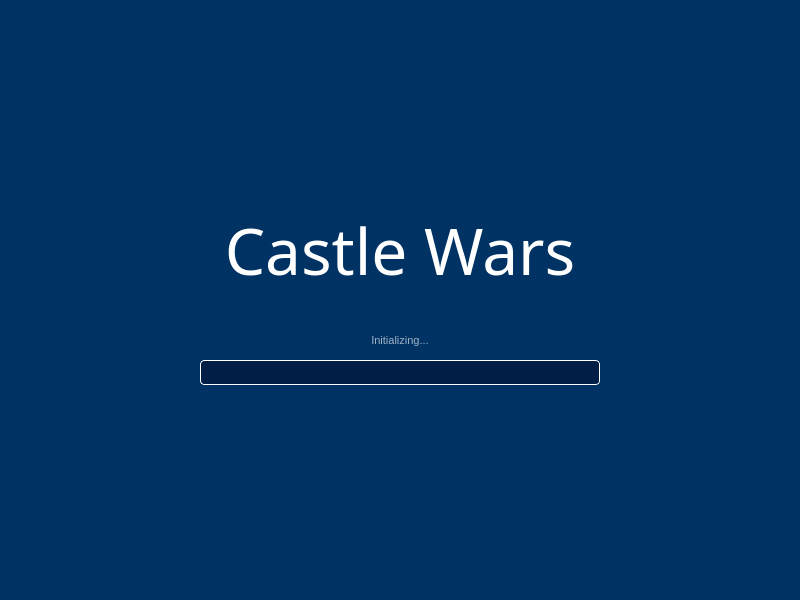
<?xml version="1.0" encoding="UTF-8"?>
<ui version="4.0">
 <class>Frame</class>
 <widget class="QFrame" name="Frame">
  <property name="geometry">
   <rect>
    <x>0</x>
    <y>0</y>
    <width>800</width>
    <height>600</height>
   </rect>
  </property>
  <property name="styleSheet">
   <string notr="true">background-color: rgb(0, 50, 100)</string>
  </property>
  <widget class="QLabel" name="splash_title">
   <property name="geometry">
    <rect>
     <x>100</x>
     <y>200</y>
     <width>600</width>
     <height>100</height>
    </rect>
   </property>
   <property name="font">
    <font>
     <family>Gabriola</family>
     <pointsize>48</pointsize>
    </font>
   </property>
   <property name="styleSheet">
    <string notr="true">color: white</string>
   </property>
   <property name="text">
    <string>Castle Wars</string>
   </property>
   <property name="alignment">
    <set>Qt::AlignCenter</set>
   </property>
  </widget>
  <widget class="QLabel" name="status_label">
   <property name="geometry">
    <rect>
     <x>200</x>
     <y>330</y>
     <width>400</width>
     <height>20</height>
    </rect>
   </property>
   <property name="styleSheet">
    <string notr="true">color: rgba(255, 255, 255, 160); font-size: 11px;</string>
   </property>
   <property name="text">
    <string>Initializing...</string>
   </property>
   <property name="alignment">
    <set>Qt::AlignCenter</set>
   </property>
  </widget>
  <widget class="QProgressBar" name="progress_bar">
  <property name="geometry">
   <rect>
    <x>200</x>
    <y>360</y>
    <width>400</width>
    <height>25</height>
   </rect>
  </property>
   <property name="styleSheet">
    <string notr="true">QProgressBar { border: 1px solid white; border-radius: 4px; background-color: rgb(0, 30, 70); }
QProgressBar::chunk { background-color: rgb(0, 200, 80); border-radius: 3px; }</string>
   </property>
   <property name="minimum">
    <number>0</number>
   </property>
   <property name="maximum">
    <number>100</number>
   </property>
   <property name="value">
    <number>0</number>
   </property>
   <property name="textVisible">
    <bool>false</bool>
   </property>
  </widget>
 </widget>
 <resources/>
 <connections/>
</ui>
